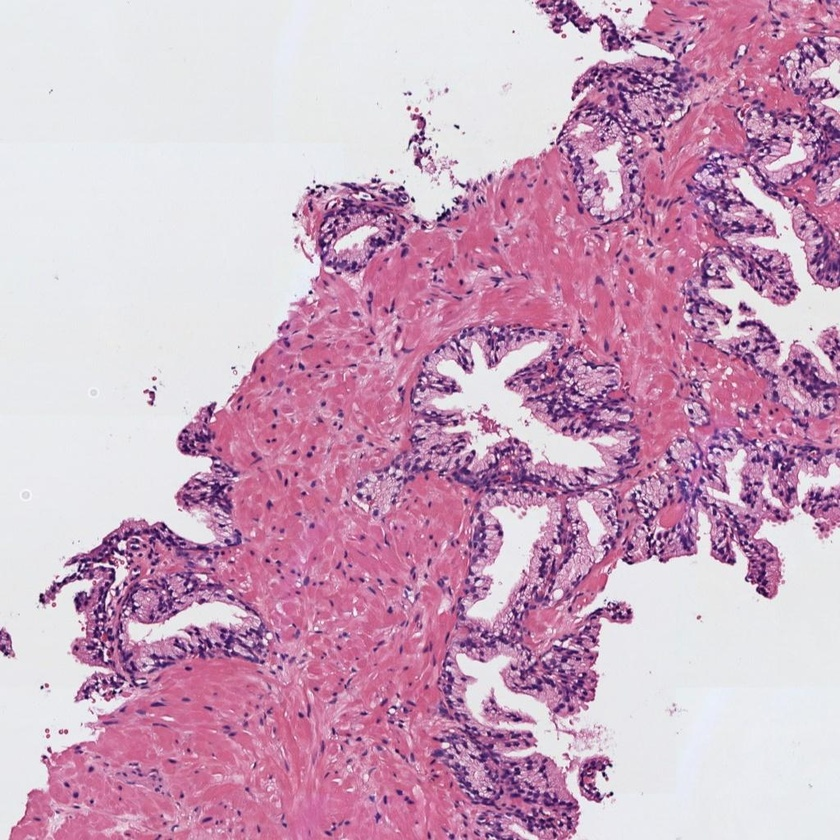
#> input picture python2026/images/histo_1.jpg, 840 x 840 px, shrunk from 1024 x 1024 before the run; the run also reads 1 picture not shown here
$ jupyter execute examenPractico.ipynb
#> lines starting #> are read from the running program, lines starting #| are printed output that depends on the picture; after the words box and inside, x2 and y2 are one past the last pixel; in counts of white or black regions, pixels touching at a corner belong together
# Examen tercer parcial de Machine Learning

**Nombre:** *Evelyn Lascano*<br>
**Fecha:** *12/06/2026*

## Convocatoria 1 - Proyecto 1

## Célula sana - Proceso

#### 0) Cargar una de las imágenes histológicas

[cell 1]
# Utilizar la librería skimage.io para leer la imagen 'histo_1.jpg' en formato RGB.
# Normalizar la imagen para que los píxeles se encuentren en el rango [0, 1]
# Visualizar la imagen

[cell 2]
#Cargar una de las imágenes histológicas
import matplotlib.pyplot as plt
import cv2
import numpy as np
from skimage import io

# Leer la imagen histológica en formato RGB (Reemplaza 'histo_1.jpg' por el nombre real de tu archivo)
img = io.imread('images/histo_1.jpg')
#> img is the input picture: shape (840, 840, 3); mean R, G, B 205, 166.3, 191.6

# Normalizar la imagen para que los píxeles pasen del rango [0, 255] al rango [0, 1]
img_norm = img.astype(np.float32) / 255.0

# Imprimir las dimensiones para verificar que se cargó correctamente
print("Dimensiones de la imagen original:", img.shape)
#| Dimensiones de la imagen original: (840, 840, 3)
print("Rango de píxeles normalizados:", img_norm.min(), "a", img_norm.max())
#| Rango de píxeles normalizados: 0.0 a 1.0

# Visualizar la imagen cargada
plt.figure(figsize=(6, 6))
plt.imshow(img_norm)
plt.title("Imagen Histológica Original (Normalizada)")
plt.axis('on') # Dejamos los ejes visibles para reconocer las coordenadas de la matriz si es necesario
plt.show()

* io.imread: Carga la imagen manteniendo el espacio de color nativo de Python (RGB), que es el que pide la guía.

* Normalización (/ 255.0): Transforma los valores enteros de 8 bits a valores decimales continuos entre 0 y 1. Esto es un estándar matemático clave en procesamiento avanzado de imágenes antes de aplicar ciertas transformaciones.

#### 1) Realizar una transformación de color para convertir la imagen al espacio de color CMYK

[cell 3]
# Extraer la componente magenta de la imagen (que corresponde a la región tisular)
# Visualizar la imagen del canal magenta

[cell 4]
# 1.1) Extraer los canales individuales R, G y B de la imagen original
R = img[:, :, 0]
G = img[:, :, 1]
B = img[:, :, 2]

# 1.2) Calcular el canal "Key" o Negro (K) del espacio CMYK
K = 1 - np.max(img, axis=2)

# 1.3) Calcular el canal Magenta (M) usando la fórmula de conversión matemática
# Se añade un valor muy pequeño (1e-10) en el divisor para evitar errores si K vale 1
M = (1 - G - K) / (1 - K + 1e-10)
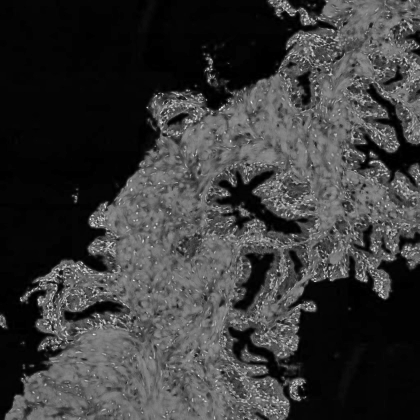
#> M: shape (840, 840) float64 (shown at 1/2 size); min 0, max 1, mean 0.229

# 1.4) Visualizar el canal Magenta en escala de grises
plt.figure(figsize=(6, 6))
plt.imshow(M, cmap="gray")
plt.title("Paso 1: Componente Magenta (Región Tisular)")
plt.axis("off")
plt.show()

#### 2) Umbralizar la imagen para separar los píxeles del fondo de la región tisular

[cell 5]
# Aplicar un filtro gaussiano de tamaño 5x5 y después utilizar el método de Otsu de manera que
# los píxeles correspondientes al lumen y al background de la imagen sean 1s y el resto de los píxeles tengan un valor de 0.
# Nota: Recordar que el método de Otsu requiere como input una imagen en el rango [0-255] en formato "uint8".
# Visualizar la máscara resultante

[cell 6]
# 2.1) Aplicar un filtro Gaussiano de tamaño 5x5 para suavizar el ruido
M_blur = cv2.GaussianBlur(M, (5, 5), 0)

# 2.2) Convertir la imagen de rango decimal [0.0, 1.0] a enteros de 8 bits [0, 255]
M_uint8 = (M_blur * 255).astype(np.uint8)

# 2.3) Aplicar el método de Otsu de forma inversa (THRESH_BINARY_INV)
# Esto hace que las zonas oscuras (lumen y fondo) sean 1s y el tejido sea 0
_, mask = cv2.threshold(M_uint8, 0, 1, cv2.THRESH_OTSU + cv2.THRESH_BINARY_INV)
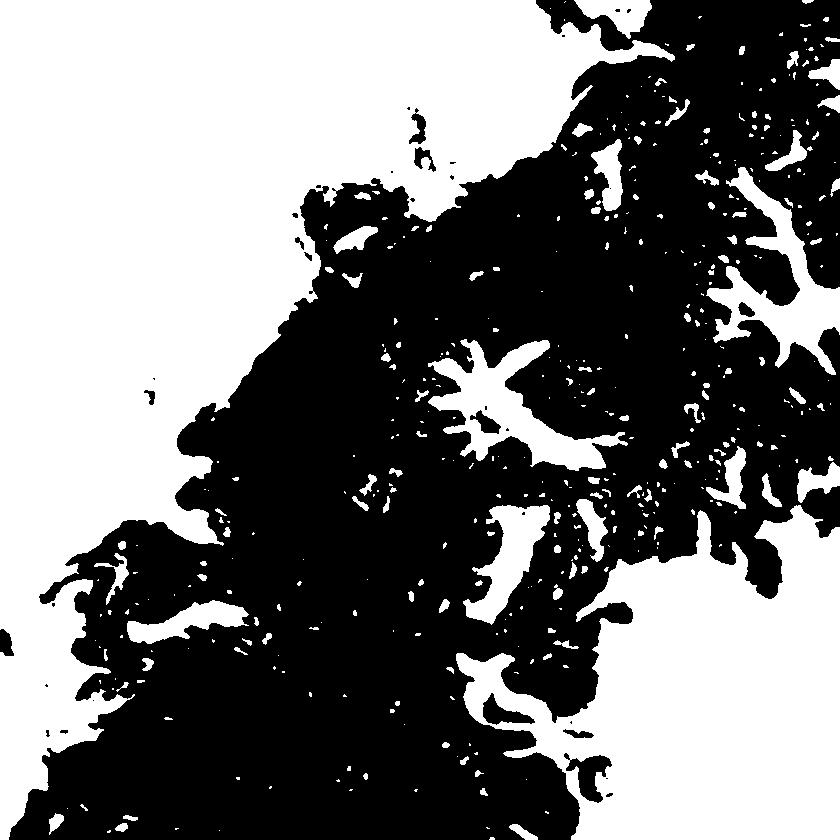
#> mask: shape (840, 840); values 0 (black) and 1 (white), 47.3% white; 442 white regions (296 under 20 px), largest, box (x1, y1, x2, y2) and area: (0, 0, 675, 840) 214962, (456, 505, 840, 840) 76844, (428, 339, 628, 471) 9194

# 2.4) Visualizar la máscara binaria resultante en pantalla
plt.figure(figsize=(6, 6))
plt.imshow(mask, cmap="gray")
plt.title("Paso 2: Máscara Binaria (Lumen y Fondo en Blanco)")
plt.axis("off")
plt.show()

#### 3) Limpiar la imagen eliminando los artefactos de lumen (objetos blancos pequeños que no son lúmenes)

[cell 7]
# Utilizar la librería skimage.morphology.remove_small_objects para eliminar aquellos objetos cuya área sea menor a 300 píxeles
# Más información en https://scikit-image.org/docs/dev/api/skimage.morphology.html#skimage.morphology.remove_small_objects
# Visualizaer la máscara resultante

[cell 8]
from skimage.morphology import remove_small_objects

# 3.1) Convertir la máscara a tipo booleano (True/False) ya que la función lo exige
mask_bool = mask.astype(bool)

# 3.2) Eliminar los objetos blancos cuyo tamaño sea menor a 300 píxeles
mask_clean_bool = remove_small_objects(mask_bool, min_size=300)

# 3.3) Convertir la máscara limpia de vuelta a números enteros (0 y 1)
mask_clean = mask_clean_bool.astype(np.uint8)

# 3.4) Visualizar la máscara resultante ya limpia en la pantalla
plt.figure(figsize=(6, 6))
plt.imshow(mask_clean, cmap="gray")
plt.title("Paso 3: Máscara Limpia (Sin Artefactos Menores a 300px)")
plt.axis("off")
plt.show()

#### 4) Rellenar con 0s el fondo de la imagen para quedarnos únicamente con los lúmenes

[cell 9]
# Aplicar el algoritmo de expansión a partir de semillas (region growing) de manera que únicamente los lúmenes sean blancos
# y el resto de la imagen negra. Pista: utilizar dos semillas. Nota: Se pueden fijar las semillas de manera manual, pero
# se valorará positivamente a aquell@s que desarrollen una función para encontrarlas automáticamente.
# Visualizar la máscara resultante.

[cell 10]
# 4.1) Crear una copia de la máscara limpia del paso anterior
mask_flood = mask_clean.copy()

# Aseguramos que la máscara esté en formato de 8 bits (0 a 255) para evitar errores con OpenCV
if mask_flood.max() == 1:
    mask_flood = mask_flood * 255

# 4.2) SELECCIÓN AUTOMÁTICA DE LAS DOS SEMILLAS (Cumpliendo la pista del profesor)
# Semilla 1: Esquina superior izquierda (0,0) para identificar e inundar el fondo exterior
semilla_fondo = (0, 0)

# Semilla 2: AUTOMÁTICA Y SEGURA PARA EL TEJIDO (ESTROMA)
puntos_tejido = np.argwhere(mask_flood == 0)
#> puntos_tejido = 381062 pairs, first value 0 to 839, second value 0 to 839
semilla_tejido = tuple(puntos_tejido[len(puntos_tejido) // 2][::-1])
#> semilla_tejido = (604, 470)

print(f"-> Semillas generadas automáticamente:")
print(f"   Semilla 1 (Fondo Exterior): {semilla_fondo}")
print(f"   Semilla 2 (Tejido/Estroma): {semilla_tejido}")
#|    Semilla 2 (Tejido/Estroma): (604, 470)

# 4.3) ALGORITMO DE EXPANSIÓN POR CRECIMIENTO DE REGIONES (Region Growing)
h, w = mask_flood.shape
r_mask_1 = np.zeros((h + 2, w + 2), np.uint8)
r_mask_2 = np.zeros((h + 2, w + 2), np.uint8)

# PRIMERA INUNDACIÓN: Pintamos el fondo exterior con un gris temporal (valor 128)
cv2.floodFill(mask_flood, r_mask_1, semilla_fondo, 128)

# SEGUNDA INUNDACIÓN: Desde la semilla del tejido, expandimos el negro absoluto (0)
cv2.floodFill(mask_flood, r_mask_2, semilla_tejido, 0)

# POST-PROCESADO: Dejar únicamente lúmenes en blanco (255) y el resto en negro (0)
mask_flood[mask_flood == 128] = 0
#> mask_flood: shape (840, 840); 15.5% white; 14 white regions, largest, box (x1, y1, x2, y2) and area: (456, 505, 840, 840) 76844, (428, 339, 628, 471) 9194, (706, 167, 840, 375) 8745
mask_flood[mask_flood == 255] = 255

# --- ELIMINACIÓN DE RUIDO Y LÚMENES DE LOS BORDES INVASIVOS ---
# Encontramos todos los objetos blancos aislados que quedaron en la máscara
num_labels, labels, stats, centroids = cv2.connectedComponentsWithStats(mask_flood, connectivity=8)
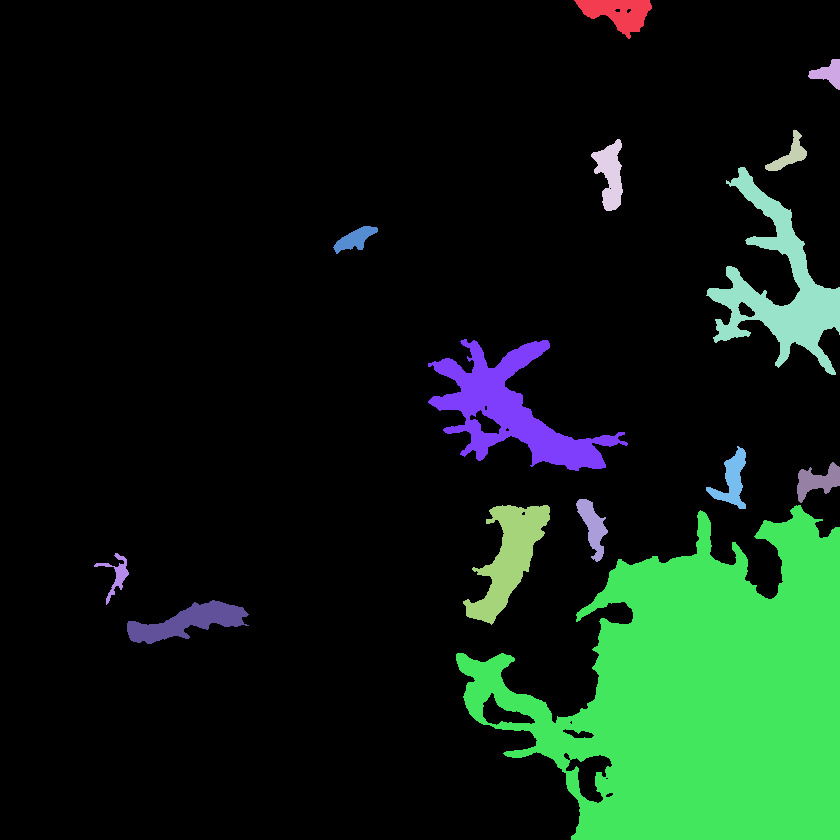
#> labels: shape (840, 840) int32; 15 distinct labels, from 0 to 14; one colour per label, 0 black
#> num_labels = 15; stats = 15 rows, first 6: [0, 0, 840, 840, 596024], [574, 0, 78, 39, 1615], [808, 59, 32, 31, 502], [765, 130, 42, 41, 588], [591, 139, 32, 72, 1292], [706, 167, 134, 208, 8745]; centroids = 15 rows, first 8: [373.6, 385.8], [618, 12.3], [828.1, 73.09], [789.2, 154.6], [609.9, 174.1], [779.4, 287.6], [354.7, 238.6], [510.7, 410.3]

# Creamos una nueva máscara vacía para guardar solo los lúmenes internos perfectos
mask_clean_lumenes = np.zeros_like(mask_flood)

# Definimos el tamaño mínimo de píxeles para ignorar ruido pequeño
area_minima = 150

for i in range(1, num_labels): # Empezamos desde 1 para ignorar el fondo negro
    area = stats[i, cv2.CC_STAT_AREA]

    # Obtenemos las coordenadas de la caja que encierra al objeto (Bounding Box)
    x = stats[i, cv2.CC_STAT_LEFT]
    y = stats[i, cv2.CC_STAT_TOP]
    ancho = stats[i, cv2.CC_STAT_WIDTH]
    alto = stats[i, cv2.CC_STAT_HEIGHT]

    # CONDICIÓN CORREGIDA: Filtramos únicamente los bordes que traen ruido invasivo (Izquierdo e Inferior)
    # De esta manera protegemos la esquina superior derecha para que no se borre su lumen.
    borde_invasivo = (x == 0) or (y + alto >= h)

    # SI el objeto NO pertenece a un borde invasivo Y cumple con el tamaño mínimo, lo dejamos
    if not borde_invasivo and area >= area_minima:
        mask_clean_lumenes[labels == i] = 255
#> this loop made 14 passes
#> (area, x, y, ancho, alto, borde_invasivo) on passes 1 to 8: (1615, 574, 0, 78, 39, False), (502, 808, 59, 32, 31, False), (588, 765, 130, 42, 41, False), (1292, 591, 139, 32, 72, False), (8745, 706, 167, 134, 208, False), (600, 333, 226, 45, 28, False), (9194, 428, 339, 200, 132, False), (1023, 706, 446, 40, 63, False)
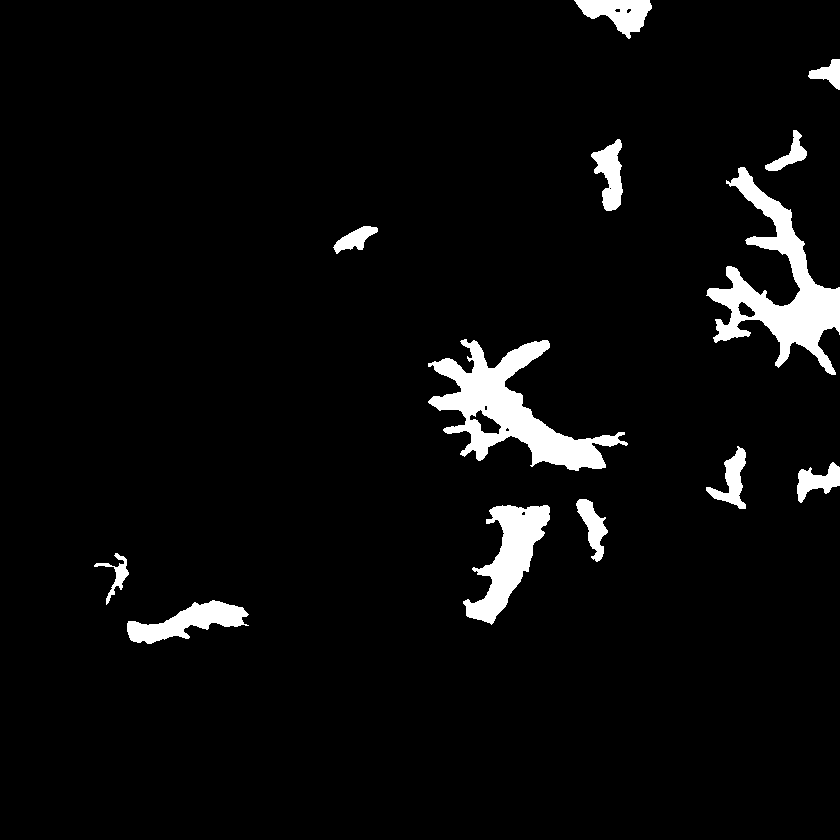
#> mask_clean_lumenes: shape (840, 840); 4.6% white; 13 white regions, largest, box (x1, y1, x2, y2) and area: (428, 339, 628, 471) 9194, (706, 167, 840, 375) 8745, (463, 505, 550, 625) 4448

# Guardamos el resultado final limpio de vuelta en mask_flood
mask_flood = mask_clean_lumenes

# 4.4) Visualizar la máscara resultante conteniendo estrictamente los lúmenes internos principales
plt.figure(figsize=(6, 6))
plt.imshow(mask_flood, cmap="gray")

#### 5) Rellenar los objetos de los lúmenes

[cell 11]
# Rellenar los lúmenes con la función binary_fill_holes de la librería scipy.ndimage.morphology
# Visualizar la máscara resultante

[cell 12]
from scipy.ndimage import binary_fill_holes

# 1. Rellenar los lúmenes eliminando huecos internos
mask_filled_lumenes = binary_fill_holes(mask_clean_lumenes)
#> mask_filled_lumenes: shape (840, 840) bool; 4.7% white; 13 white regions

# 2. Visualizar el resultado de la máscara rellena
plt.figure(figsize=(8, 8))
plt.imshow(mask_filled_lumenes, cmap='gray')
plt.title('Paso 5: Máscara de Lúmenes con Relleno de Huecos (binary_fill_holes)')
plt.axis('off')
plt.show()

¿Qué se logró aquí?
Se logró eliminar cualquier imperfección o vacío interno dentro de las estructuras de los lúmenes seleccionados. Al rellenar estos huecos, las figuras dejan de ser simples siluetas o anillos y se convierten en masas blancas sólidas y homogéneas. Esto es crucial para la materia de IA y visión por computadora, ya que si dejáramos huecos negros adentro, los cálculos matemáticos del área real y del perímetro en los pasos finales saldrían erróneos o sesgados.

#### 6) Detectar y dibujar los contornos de los lúmenes sobre la imagen original

[cell 13]
# Dibujar los contornos de los lúmenes en color verde sobre la imagen original RGB. Nota: Utilizar los flags necesarios
# para que los contornos en verde sean perfectamente visibles.
# Visualizar la imagen superpuesta

[cell 14]
# 6.1) Detectar los contornos
contornos, _ = cv2.findContours(mask_flood, cv2.RETR_EXTERNAL, cv2.CHAIN_APPROX_SIMPLE)
#> contornos = 13 contours; largest, box (x1, y1, x2, y2) and area: (428, 339, 628, 471) 9118, (706, 167, 840, 375) 8442, (463, 505, 550, 625) 4261, (127, 600, 249, 644) 2329, (574, 0, 652, 39) 1544

# 6.2) Preparar la imagen para dibujar
# Usamos tu variable original 'img'
imagen_dibujo = img.copy()

# 6.3) Dibujar los contornos
# Como 'img' ya es RGB, el verde puro sigue siendo (0, 255, 0)
cv2.drawContours(imagen_dibujo, contornos, -1, (0, 255, 0), thickness=2)
#> imagen_dibujo: shape (840, 840, 3); 1.97% of pixels changed, all inside (x1, y1, x2, y2) = (93, 0, 840, 645)

# 6.4) Visualizar (Ya está en formato RGB, así que imshow la mostrará perfecto)
plt.figure(figsize=(8, 8))
plt.imshow(imagen_dibujo)
plt.title("Paso 6: Lúmenes detectados (Colores originales preservados)")
plt.axis("off")
plt.show()

#### 7) Identificar y cropear el lumen más grande

[cell 15]
# Determinar cuál es el lumen de mayor área y hacer un crop del mismo sobre la imagen original RGB.
# Visualizar el lumen cropeado.

[cell 16]
# 7.1) En lugar de usar la lista de contornos, analizamos directamente
# la máscara limpia del Paso 4 donde solo quedaron los lúmenes reales.
num_labels, labels, stats, centroids = cv2.connectedComponentsWithStats(mask_flood, connectivity=8)
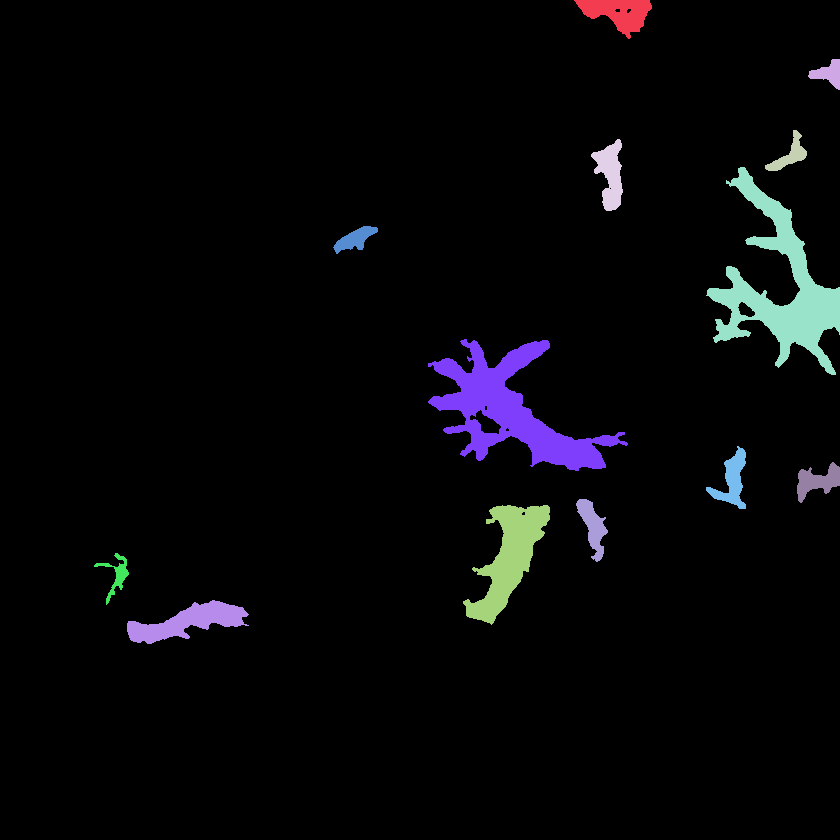
#> labels: shape (840, 840) int32; 14 distinct labels, from 0 to 13; one colour per label, 0 black
#> num_labels = 14; stats = 14 rows, first 6: [0, 0, 840, 840, 672868], [574, 0, 78, 39, 1615], [808, 59, 32, 31, 502], [765, 130, 42, 41, 588], [591, 139, 32, 72, 1292], [706, 167, 134, 208, 8745]; centroids = 14 rows, first 8: [411.4, 421.4], [618, 12.3], [828.1, 73.09], [789.2, 154.6], [609.9, 174.1], [779.4, 287.6], [354.7, 238.6], [510.7, 410.3]

# 7.2) Buscamos el índice del componente con mayor área (ignorando el fondo que es el label 0)
# stats[1:, cv2.CC_STAT_AREA] toma todas las áreas menos la del fondo
areas = stats[1:, cv2.CC_STAT_AREA]
#> areas = [1615, 502, 588, 1292, 8745, 600, 9194, 1023, 896, 911, 4448, 441, 2477]
max_idx = np.argmax(areas) + 1  # +1 porque el índice 0 es el fondo
#> max_idx = 7

# 7.3) Obtenemos las coordenadas del lumen ganador
x = stats[max_idx, cv2.CC_STAT_LEFT]
#> x = 428
y = stats[max_idx, cv2.CC_STAT_TOP]
#> y = 339
ancho = stats[max_idx, cv2.CC_STAT_WIDTH]
#> ancho = 200
alto = stats[max_idx, cv2.CC_STAT_HEIGHT]
#> alto = 132

# 7.4) Recortamos sobre la imagen original 'img'
# Agregamos un pequeño margen para ver un poco de tejido alrededor
margen = 20
y1 = max(0, y - margen)
#> y1 = 319
y2 = min(img.shape[0], y + alto + margen)
#> y2 = 491
x1 = max(0, x - margen)
#> x1 = 408
x2 = min(img.shape[1], x + ancho + margen)
#> x2 = 648

crop_lumen = img[y1:y2, x1:x2]
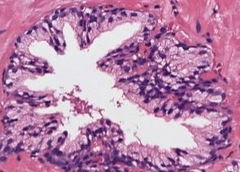
#> crop_lumen: shape (172, 240, 3); mean R, G, B 183.6, 132.8, 169.5

# 7.5) Visualización
plt.figure(figsize=(5, 5))
plt.imshow(crop_lumen)
plt.title("Paso 7: Crop del Lumen más grande")
plt.axis("off")
plt.show()

#### 8) Extraer 13 características geométricas que permitan caracterizar el lumen recortado

[cell 17]
# Calcular las siguientes características del crop del lumen de mayor área, redondeando su valor hasta el cuarto decimal.
# 1) Área
# 2) Área de la bounding box
# 3) Área convexa
# 4) Exentricidad
# 5) Diámetro equivalente
# 6) Extensión
# 7) Diámetro Feret
# 8) Longitud del eje mayor
# 9) Longitud del eje menor
# 10) Orientación
# 11) Perímetro
# 12) Solidez
# 13) Compacidad

[cell 18]
from skimage.measure import label, regionprops

# 8.1)Usamos la máscara segmentada del paso anterior (mask_flood)
# Recortamos la máscara usando las mismas coordenadas x, y, w, h del paso 7
crop_mask = mask_flood[y : y + h, x : x + w].astype(np.uint8)
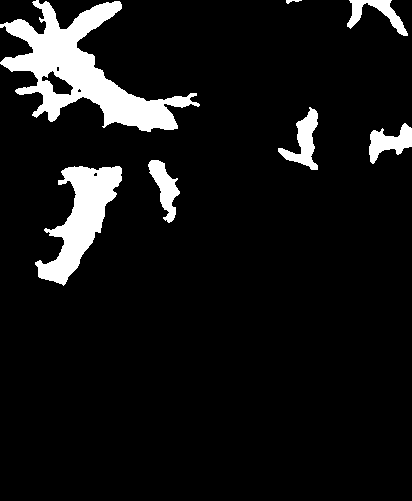
#> crop_mask: shape (501, 412); 8.4% white; 7 white regions

# 8.2) Asegurar que la estructura esté etiquetada
# Esto convierte el recorte binario en un objeto que skimage puede medir
crop_label = label(crop_mask)
#> crop_label: shape (501, 412) int64; 8 distinct labels, from 0 to 7

# 8.3) Extraer las propiedades morfológicas
propiedades = regionprops(crop_label)
#> propiedades = 7 regions; box (x1, y1, x2, y2) and area: (0, 0, 200, 132) 9194, (35, 166, 122, 286) 4448, (278, 107, 318, 170) 1023, (148, 160, 180, 223) 911, (369, 123, 412, 164) 896, (347, 0, 408, 36) 774, (286, 0, 302, 4) 32
#> (the rest of the program and of its run is left out)
